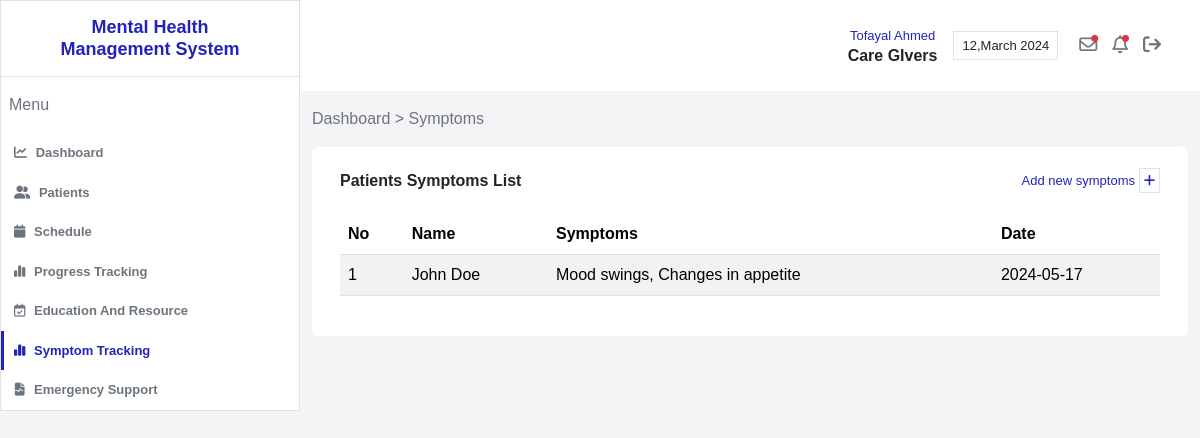
The app's page /view/care_giver/symptoms_tracking_behaviour.php (signed in) with its own data.
### tables this page shows
CREATE TABLE `symptom_track` (
  `id` int(50) NOT NULL,
  `symptoms` varchar(255) NOT NULL,
  `date` varchar(50) NOT NULL,
  `patient_id` int(50) NOT NULL,
  `care_giver_id` int(255) NOT NULL
);

CREATE TABLE `patient` (
  `id` int(50) NOT NULL,
  `name` varchar(50) NOT NULL,
  `age` varchar(50) NOT NULL,
  `phone` varchar(50) NOT NULL,
  `care_giver_id` int(50) NOT NULL,
  `gender` varchar(50) NOT NULL,
  `medication` varchar(50) NOT NULL,
  `diagnosis` varchar(300) NOT NULL,
  `date` date NOT NULL DEFAULT current_timestamp()
);

### routes.php (called while the page is built, shortened)
<?php
$routes = [
    '/' => '/Mental_Health_Management_System/',
    'INDEX' => '/Mental_Health_Management_System/index.php',
    'login' => '/Mental_Health_Management_System/view/login.php',
    'signup_decider' => '/Mental_Health_Management_System/view/signup_decider.php',
    'care_giver_signup' => '/Mental_Health_Management_System/view/care_giver/signup.php',
    'care_giver_dashboard' => '/Mental_Health_Management_System/view/care_giver/dashboard.php',
    'care_giver_emergency_support' => '/Mental_Health_Management_System/view/care_giver/emergency_support.php',
    'care_givers_patients' => '/Mental_Health_Management_System/view/care_giver/patients.php',
    'care_giver_progress_tracking' => '/Mental_Health_Management_System/view/care_giver/progress_tracking.php',
    'care_giver_symptoms_tracking_behaviour' => '/Mental_Health_Management_System/view/care_giver/symptoms_tracking_behaviour.php',
    'care_giver_schedule_page' => '/Mental_Health_Management_System/YOUR_PAGE_HERE',
    'care_giver_education_and_resource' => '/Mental_Health_Management_System/view/care_giver/education_resources.php',
];
$backend_routes = [
    'login_controller' => '/Mental_Health_Management_System/controller/loginController.php',
    'logout_controller' => '/Mental_Health_Management_System/controller/logoutController.php',
    'care_giver_signup_controller' => '/Mental_Health_Management_System/controller/care_giver/signupController.php',
    'care_giver_add_a_patient_controller' => '/Mental_Health_Management_System/controller/care_giver/patients/add_a_patientController.php',
    'care_giver_delete_patient_controller' => '/Mental_Health_Management_System/controller/care_giver/patients/delete_patientsController.php',
    'care_giver_edit_patient_controller' => '/Mental_Health_Management_System/controller/care_giver/patients/edit_patientController.php',
    'care_giver_add_a_schedule_controller' => '/Mental_Health_Management_System/controller/care_giver/patients/edit_patientController.php',
    'care_giver_delete_a_schedule_controller' => '/Mental_Health_Management_System/controller/care_giver/schedule/delete_scheduleController.php',
    'care_giver_add_progress_controller' => '/Mental_Health_Management_System/controller/care_giver/add_progressController.php',
    'care_giver_add_symptoms_tracking_controller' => '/Mental_Health_Management_System/controller/care_giver/add_symptoms_trackingController.php',
];
?>

### model/symptom_trackRepo.php (called while the page is built, shortened)
<?php
function findAllSymptomsTrackForAllPatients()
{
    $conn = db_conn();
    $selectQuery = 'SELECT * FROM `symptom_track`';
    try {
        $result = $conn->query($selectQuery);
        $rows = array();
        while ($row = $result->fetch_assoc()) {
            $rows[] = $row;
        }
        return $rows;
    } catch (Exception $e) {
        echo 'symptom_trackRepo Error = ' . $e->getMessage();
        return null;
    } finally {
        $conn->close();
    }
}

### model/patientRepo.php (called while the page is built, shortened)
<?php
function findPatientByID($id)
{
    $conn = db_conn();
    $selectQuery = 'SELECT * FROM `patient` WHERE `id` = ?';
    try {
        $stmt = $conn->prepare($selectQuery);
        $stmt->bind_param("i", $id);
        $stmt->execute();
        $result = $stmt->get_result();
        $user = $result->fetch_assoc();
        return $user;
    } catch (Exception $e) {
        echo 'patientRepo Error = ' . $e->getMessage();
        return null;
    } finally {
        $conn->close();
    }
}

### view/care_giver/symptoms_tracking_behaviour.php (the view, shortened to what this page needs)
<?php
require '../../routes.php';
require '../../model/symptom_trackRepo.php';
require '../../model/patientRepo.php';
$Dashboard_Page = $routes['care_giver_dashboard'];
$Patients_Page = $routes['care_givers_patients'];
$Schedule_Page = $routes['care_giver_schedule_page'];
$Progress_Tracking_Page = $routes['care_giver_progress_tracking'];
$Symptoms_Tracking_Page = $routes['care_giver_symptoms_tracking_behaviour'];
$Emergency_Support = $routes['care_giver_emergency_support'];
$Logout_Controller = $backend_routes['logout_controller'];
$care_giver_id = $_SESSION['user_id'];
?>
<!doctype html>
<html lang="en">
<head>
    <link rel="stylesheet" href="https://cdnjs.cloudflare.com/ajax/libs/font-awesome/6.5.2/css/all.min.css" />
    <link href="https://cdn.jsdelivr.net/npm/bootstrap@5.3.3/dist/css/bootstrap.min.css" rel="stylesheet">
    <link href="../../css/main.css" rel="stylesheet">
</head>
<body>
    <section class="dashboard-part ">
        <div class="row">
            <div class="col-xxl-2 col-xl-3 col-lg-3 p-0">
                <div class="sidebar-part border border d-flex align-items-start flex-column ">
                    <div class="s-title p-3 border border-top-0 border-end-0 border-start-0  w-100">
                        <h4 class="text-center cust-color1"><b>Mental Health<br> Management System</b></h4>
                    </div>
                    <div class="nav-box w-100">
                        <label class="px-2 p-3 text-secondary">Menu</label>
                        <ul class="nav navbar-nav text-secondary">
                            <li class="nav-item"><a href="<?php echo $Dashboard_Page; ?>" class=" nav-link "><i class="fa-solid fa-chart-line"></i> Dashboard</a></li>
                            <li class="nav-item"><a href="<?php echo $Patients_Page; ?>" class=" nav-link"><i class="fa-solid fa-user-group"></i> Patients</a></li>
                            <li class="nav-item"><a href="<?php echo $Schedule_Page; ?>" class="nav-link"><i class="fa-solid fa-calendar"></i> Schedule</a></li>
                            <li class="nav-item"><a href="<?php echo $Progress_Tracking_Page; ?>" class=" nav-link"><i class="fa-solid fa-chart-simple"></i> Progress Tracking</a></li>
                            <li class="nav-item"><a href="#" data-bs-toggle="modal" data-bs-target="#education_resourcesModal" class="nav-link"><i class="fa-regular fa-calendar-check"></i> Education And Resource</a></li>
                            <li class="nav-item"><a href="<?php echo $Symptoms_Tracking_Page; ?>" class="active-sidebar-button nav-link"><i class="fa-solid fa-chart-simple"></i> Symptom Tracking</a></li>
                            <li class="nav-item"><a href="<?php echo $Emergency_Support; ?>" class="nav-link"><i class="fa-solid fa-file-waveform"></i> Emergency Support</a></li>
                        </ul>
                    </div>
                </div>
            </div>
            <div class="col-xxl-10 col-xl-9 col-lg-9 p-0">
                <div class="dash-content ">
                    <div class="dash-header bg-white">
                        <div class=" d-flex justify-content-between">
                            <div class="right-box p-3">
                                <div class="d-flex justify-content-center align-items-center">
                                    <div class="mx-2 d-flex justify-content-center ">
                                        <div class="user-title-box text-center d-lg-block d-none">
                                            <label class="cust-color1">Tofayal Ahmed</label><br>
                                            <h6><b>Care GIvers</b></h6>
                                        </div>
                                    </div>
                                    <div class="mx-2">
                                        <div class="date border p-1 px-2 d-lg-block d-none">
                                            <label>12,March 2024</label>
                                        </div>
                                    </div>
                                    <div class="mx-2">
                                        <div class="icon-group">
                                            <a href="#" class="text-secondary "> <i class="fa-regular fa-envelope"></i> <i class="fa-solid fa-circle  notification-active"></i></a>
                                            <a href="#" class="text-secondary"> <i class="fa-regular fa-bell"></i> <i class="fa-solid fa-circle  notification-active"></i></a>
                                            <a href="<?php echo $Logout_Controller;?>" class="text-secondary"> <i class="fa-solid fa-arrow-right-from-bracket"></i></a>
                                        </div>
                                    </div>
                                </div>
                            </div>
                        </div>
                    </div>
                    <div class="dash-summery patinet-summery">
                        <div class="container-fluid mt-3">
                            <label class="text-secondary mb-3">Dashboard > Symptoms</label>
                            <div class="content-box rounded bg-white p-4 px-3">
                                <div class="overall-patient-ratio ">
                                    <div class="row">
                                        <div class="col-12 p-0">
                                            <div class="row">
                                                <div class="col-12 ">
                                                    <div class="d-flex justify-content-between pb-2">
                                                        <h6><b>Patients Symptoms List</b></h6>
                                                        <a href="#" class="cust-color1" data-bs-toggle="modal" data-bs-target="#addpatientsModal">Add new symptoms <span class="border p-1"><i class="fa-solid fa-plus"></i></span></a>
                                                    </div>
                                                </div>
                                                <div class="col-12 mt-3">
                                                    <div class="table-container">
                                                        <table class="table table-striped">
                                                            <thead>
                                                                <tr>
                                                                    <th>No</th>
                                                                    <th>Name</th>
                                                                    <th>Symptoms</th>
                                                                    <th>Date</th>
                                                                </tr>
                                                            </thead>
                                                            <tbody id="symptoms-table-body">
                                                                <?php
                                                                $symptoms = findAllSymptomsTrackForAllPatients();
                                                                if ($symptoms) {
                                                                    foreach ($symptoms as $index => $symptom) {
                                                                        if($symptom['care_giver_id']== $care_giver_id){
                                                                            $patient_data = findPatientByID($symptom['patient_id']);
                                                                            echo "<tr>";
                                                                            echo "<td>" . ($index + 1) . "</td>";
                                                                            echo "<td>" . $patient_data['name'] . "</td>";
                                                                            echo "<td>" . $symptom['symptoms'] . "</td>";
                                                                            echo "<td>" . $symptom['date'] . "</td>";
                                                                            echo "</tr>";
                                                                        }
                                                                    }
                                                                } else {
                                                                    echo "<tr><td colspan='4'>No symptoms found.</td></tr>";
                                                                }
                                                                ?>
                                                            </tbody>
                                                        </table>
                                                    </div>
                                                </div>
                                            </div>
                                        </div>
                                    </div>
                                </div>
                            </div>
                        </div>
                    </div>
                </div>
            </div>
        </div>
    </section>
</body>
</html>

### css/main.css (style rules this page uses)
html { scroll-behavior: smooth; }
a, a:hover { transition: .3s; text-decoration: none; cursor: pointer; }
h1, h2, h3, h4, h5, h6, address { margin: 0; padding: 0 }
p, lable, a { font-size: 13px; }
ol, ul { list-style: none }
a, h1, h2, h3, h4, h5, h6, ol, p, ul { margin: 0; padding: 0 }
:root { --web-color1: #2323B7; --web-color2: dodgerblue; --web-font-style1: Arial; --web-font-style2: 'Poppins', sans-serif; --web-font-style3: 'Varela Round', sans-serif; --web-font-style4: 'EB Garamond', serif; }
body, html { margin: 0; padding: 0; height: 100%; }
body { font-family: var(--web-font-style2); background: #F4F4F7; }
.row { margin: 0 !Important; }
.cust-color1 { color: var(--web-color1); }
.dashboard-part { height: 100%; }
.dashboard-part .sidebar-part { background: #FFFFFF; height: 100% ; }
.dashboard-part .sidebar-part .nav-box .nav .nav-item .nav-link { padding: 10px; transition: .3s; border-left-color: var(--web-color1); font-size: 13px; font-weight: bold; border-left: 3px solid transparent; }
.dashboard-part .sidebar-part .nav-box .nav .nav-item .nav-link i { margin-right: 5px; }
.active-sidebar-button, .dashboard-part .sidebar-part .nav-box .nav .nav-item .nav-link:hover { color: var(--web-color1); border-left: 3px solid var(--web-color1) !important; }
.dashboard-part .dash-header { font-size: 13px; background: #f9f9f9; padding: 10px; }
.dashboard-part .dash-header .right-box .icon-group a { position: relative; margin: 5px; }
.dashboard-part .dash-header .right-box .icon-group .notification-active { color: #dc3545; font-size: 7px; position: absolute; top: 0; right: 4px; }
.dashboard-part .dash-header .right-box .icon-group a { font-size: 18px; }
.dashboard-part .dash-content { height: 100%; }
.dashboard-part .dash-content .dash-summery { flex: 1; }
@media (max-width: 1200px) { .s-title h4 { font-size: 18px; } }

### records on screen
symptom_track: patient.name "John Doe", symptoms "Mood swings, Changes in appetite", date "2024-05-17"
